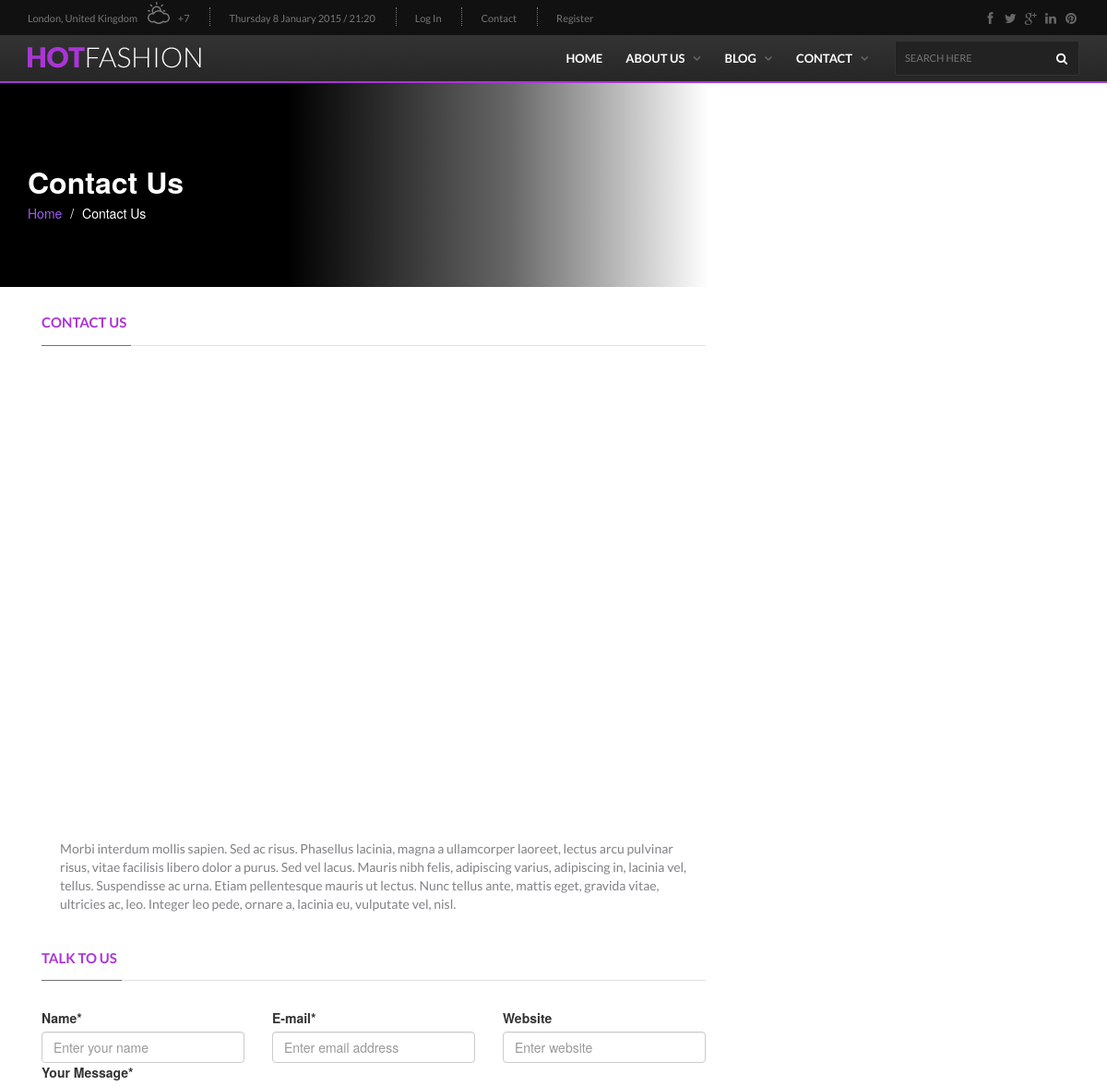
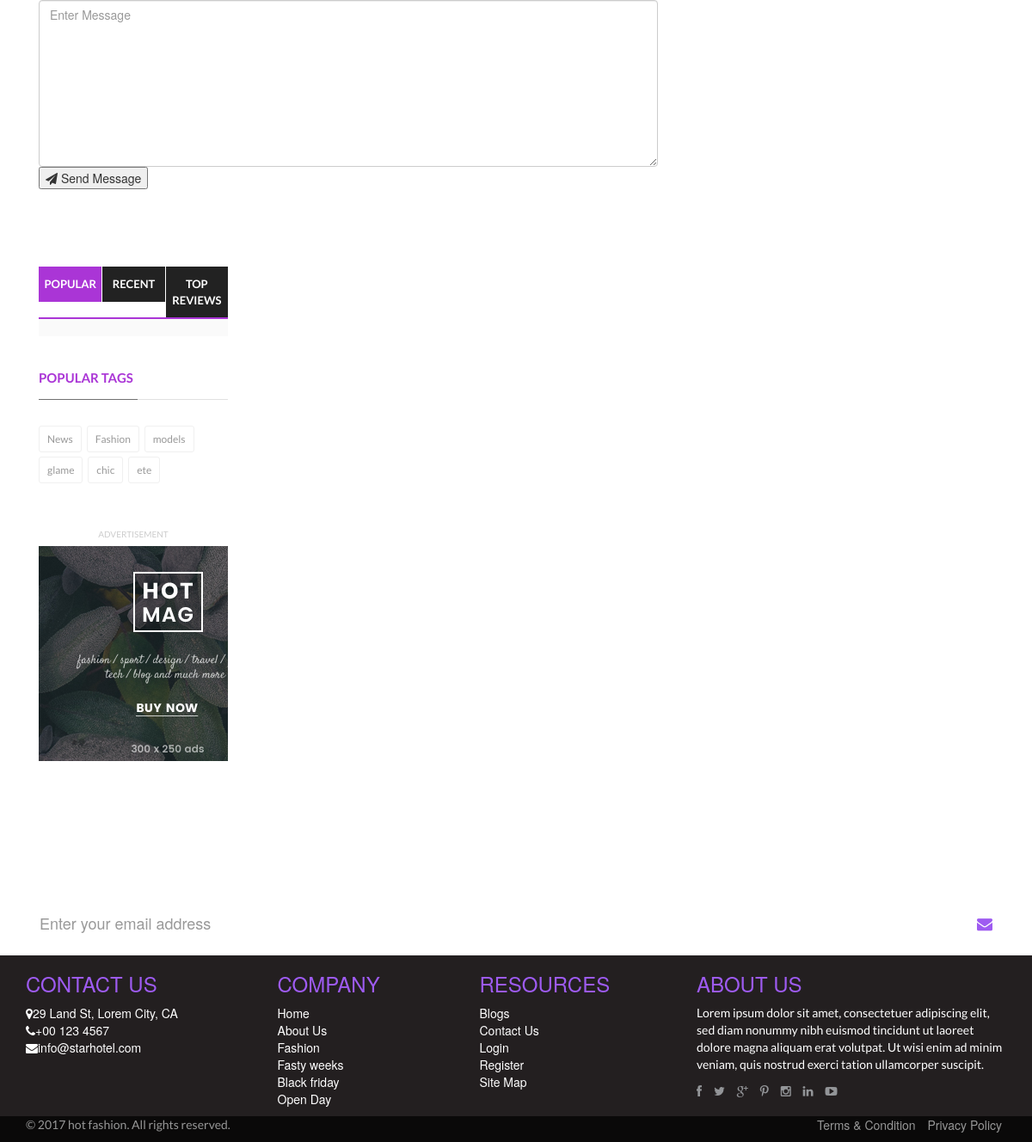
The app's page /contact with its own data (2 pictures, top to bottom).
### blog/models.py (models this page shows, shortened)
class Tag(models.Model):
    nom = models.CharField(max_length=255)
    date_add = models.DateTimeField(auto_now_add=True)
    date_update = models.DateTimeField(auto_now = True)
    status = models.BooleanField(default = True)
    class Meta:
        verbose_name ="Tag"
        verbose_name_plural = "Tags"

### website/views.py (the view)
# urls.py: path('contact', views.contact, name='contact'),
def contact(request):
    tags = Tag.objects.filter(status=True)[:6]
    articles = Article.objects.filter(status=True)
    newsletter = NewsLetter.objects.filter(status=True).last
    contact_form = ContactForm(request.POST or None)
    if request.method == 'POST':
        if contact_form.is_valid():
            contact_form.save()
            contact_form = ContactForm()
    data = {
        'tags': tags,
        'articles': articles,
        'newsletter': newsletter,
        'contact_form': contact_form
    }
    return render(request, 'pages/contact.html', data)

### website/forms.py
class ContactForm(forms.ModelForm):
    nom = forms.CharField(widget=forms.TextInput(attrs={
        'class': 'form-control',
        'placeholder': 'Enter your name',
    }))
    email = forms.CharField(widget=forms.EmailInput(attrs={
        'class': 'form-control',
        'placeholder': 'Enter email address',
    }))
    sujet = forms.CharField(widget=forms.TextInput(attrs={
        'class': 'form-control',
        'placeholder': 'Enter website',
    }))
    message = forms.CharField(widget=forms.Textarea(attrs={
        'class': 'form-control w-100',
        'placeholder': 'Enter Message',
        'id': 'message',
        'cols': '30',
        'rows': '9',
    }))
    class Meta:
        model = Contact
        fields = ['message', 'nom', 'email', 'sujet']

### templates/pages/contact.html (shortened to what this page needs)
{% extends 'bases/base.html' %}
{% load static %}
{% block content %}
        <section class="page-cover" id="cover-contact-us">
            <div class="container">
                <div class="row">
                    <div class="col-sm-12">
                    	<h1 class="page-title">Contact Us</h1>
                        <ul class="breadcrumb">
                            <li><a href="{% url 'index' %}">Home</a></li>
                            <li class="active">Contact Us</li>
                        </ul>
                    </div>
                </div>
            </div>
        </section>
		<section class="block-wrapper outer-background">
			<div class="container">
				<div class="row">
					<div class="col-sm-8">
						<div class="block-content">
							<div class="container-fluid">
								<div class="contact-info-box">
									<div class="title-section">
										<h1><span>Contact Us</span></h1>
									</div>
									<div id="map" style="height: 480px;"></div>
									<p>Morbi interdum mollis sapien. Sed ac risus. Phasellus lacinia, magna a ullamcorper laoreet, lectus arcu pulvinar risus, vitae facilisis libero dolor a purus. Sed vel lacus. Mauris nibh felis, adipiscing varius, adipiscing in, lacinia vel, tellus. Suspendisse ac urna. Etiam pellentesque mauris ut lectus. Nunc tellus ante, mattis eget, gravida vitae, ultricies ac, leo. Integer leo pede, ornare a, lacinia eu, vulputate vel, nisl.</p>
								</div>
								<div class="contact-form-box">
									<div class="title-section">
										<h1><span>Talk to us</span></h1>
									</div>
									<form id="contact-form contact_form" action="{% url 'contact' %}" method="POST"
									novalidate="novalidate">
										<div class="row">
											<div class="col-md-4">
												<label for="name">Name*</label>
												{{ contact_form.nom }}
											</div>
											<div class="col-md-4">
												<label for="mail">E-mail*</label>
												{{ contact_form.email }}
											</div>
											<div class="col-md-4">
												<label for="website">Website</label>
												{{ contact_form.sujet }}
											</div>
										</div>
										<label for="comment">Your Message*</label>
										{{ contact_form.message }}
										<button type="submit" id="submit-contact">
											<i class="fa fa-paper-plane"></i> Send Message
										</button>
									</form>
								</div>
							</div>
						</div>
						 <div class="col-sm-4">
							<div class="sidebar">
								<div class="widget tab-posts-widget">
									<ul class="nav nav-tabs" id="myTab">
										<li class="active">
											<a href="#option1" data-toggle="tab">Popular</a>
										</li>
										<li>
											<a href="#option2" data-toggle="tab">Recent</a>
										</li>
										<li>
											<a href="#option3" data-toggle="tab">Top Reviews</a>
										</li>
									</ul>
									<div class="tab-content">
										<div class="tab-pane active" id="option1">
										</div>
									</div>
								</div>
								<div class="widget tags-widget">
									<div class="title-section">
										<h1><span>Popular Tags</span></h1>
									</div>
									<ul class="tag-list">
									{% for tag in tags %}
										<li><a href="{% url 'blog' 'tag' tag.id %}">{{ tag.nom }}</a></li>
									{% endfor %}
									</ul>
								</div>
								<div class="advertisement">
									<div class="desktop-advert">
										<span>Advertisement</span>
										<img src="{% static 'upload/addsense/300x250.jpg' %}" alt="">
									</div>
								</div>
							</div>
						</div>
					</div>
				</div>
			</section>
					</div>
        <section id="newsletter-1" class="section-padding back-size newsletter">
            <div class="container">
                <div class="row">
                	<div class="col-xs-12 col-sm-12 col-md-12 col-lg-12 text-center">
                        <h2>Subscribe Our Newsletter</h2>
                        <p>Subscibe to receive our interesting updates</p>
                        <form action="{% url 'newsletter' %}" method="POST" class="subscribe_form relative mail_part">
                            <div class="form-group">
                                <div class="input-group">
                                    <input
                                    type="email"
                                    class="form-control input-lg"
                                    id="newsletter-form-email"
                                    placeholder="Enter your email address"
                                    onfocus="this.placeholder=''"
                                    onblur="this.placeholder=' Enter your email address '"
                                    required/>
                                    <span class="input-group-btn">
                                        <button type="submit" class="btn btn-lg">
                                            <i class="fa fa-envelope"></i>
                                        </button>
                                    </span>
                                </div>
                            </div>
                        </form>
                    </div>
                </div>
            </div>
        </section>
        {% endblock content %}

### templates/bases/base.html (shortened to what this page needs)
{% load static %}
<!doctype html>
<html lang="en" class="no-js">
<head>
	<link href="//maxcdn.bootstrapcdn.com/font-awesome/4.2.0/css/font-awesome.min.css" rel="stylesheet">
	<link rel="stylesheet" type="text/css" href="{% static 'css/bootstrap.min.css' %}" media="screen">
	<link rel="stylesheet" type="text/css" href="{% static 'css/jquery.bxslider.css' %}" media="screen">
	<link rel="stylesheet" type="text/css" href="{% static 'css/font-awesome.css' %}" media="screen">
	<link rel="stylesheet" type="text/css" href="{% static 'css/magnific-popup.css' %}" media="screen">
	<link rel="stylesheet" type="text/css" href="{% static 'css/owl.carousel.css' %}" media="screen">
    <link rel="stylesheet" type="text/css" href="{% static 'css/owl.theme.css' %}" media="screen">
	<link rel="stylesheet" type="text/css" href="{% static 'css/ticker-style.css' %}"/>
	<link rel="stylesheet" type="text/css" href="{% static 'css/style.css' %}" media="screen">
	<link rel="stylesheet" href="{% static 'css/datepicker.css' %}">
    <link rel="stylesheet" href="{% static 'css/flexslider.css' %}" type="text/css" />
    <link rel="stylesheet" href="{% static 'css/responsive.css' %}">
    <link rel="stylesheet" id="cpswitch" href="{% static 'css/blue-violet.css' %}">
</head>
<body>
	<div id="container">
		<header class="clearfix third-style">
			<nav class="navbar navbar-default navbar-static-top" role="navigation">
				<div class="top-line">
					<div class="container">
						<div class="row">
							<div class="col-md-9">
								<ul class="top-line-list">
									<li>
										<span class="city-weather">London, United Kingdom</span>
										<span class="cel-temperature">+7</span>
									</li>
									<li><span class="time-now">Thursday 8 January 2015 / 21:20</span></li>
									<li><a href="{% url 'login' %}">Log In</a></li>
									<li><a href="{% url 'contact' %}">Contact</a></li>
									<li><a href="{% url 'register' %}">Register</a></li>
								</ul>
							</div>
							<div class="col-md-3">
								<ul class="social-icons">
									<li><a class="facebook" href="#"><i class="fa fa-facebook"></i></a></li>
									<li><a class="twitter" href="#"><i class="fa fa-twitter"></i></a></li>
									<li><a class="google" href="#"><i class="fa fa-google-plus"></i></a></li>
									<li><a class="linkedin" href="#"><i class="fa fa-linkedin"></i></a></li>
									<li><a class="pinterest" href="#"><i class="fa fa-pinterest"></i></a></li>
								</ul>
							</div>
						</div>
					</div>
				</div>
				<div class="nav-list-container">
					<div class="container">
						<div class="navbar-header">
							<a class="navbar-brand" href="{% url 'index' %}"><img src="{% static 'images/logo.png' %}" alt=""></a>
						</div>
						<div class="collapse navbar-collapse" id="bs-example-navbar-collapse-1">
							<form action="{% url 'search' %}" class="navbar-form navbar-right" role="search">
								<input type="text" id="search" name="search" placeholder="Search here">
								<button type="submit" id="search-submit"><i class="fa fa-search"></i></button>
							</form>
							<ul class="nav navbar-nav navbar-right">
								<li><a class="home" href="{% url 'index' %}">Home</a></li>
								<li class="drop-arrow"><a href="{% url 'about' %}">About US</a></li>
								<li class="drop-arrow"><a href="{% url 'blog' %}">Blog</a</li>
								<li class="drop-arrow"><a href="{% url 'contact' %}">Contact</a></li>
							</ul>
						</div>
					</div>
				</div>
			</nav>
		</header>
		{% block content %}
        {% endblock content %}
        <section id="footer" class="ftr-heading-o ftr-heading-mgn-1">
            <div id="footer-top" class="banner-padding ftr-top-grey ftr-text-white">
                <div class="container">
                    <div class="row">
                        <div class="col-xs-12 col-sm-6 col-md-3 col-lg-3 footer-widget ftr-contact">
                            <h3 class="footer-heading">CONTACT US</h3>
                            <ul class="list-unstyled">
                                <li><span><i class="fa fa-map-marker"></i></span>29 Land St, Lorem City, CA</li>
                                <li><span><i class="fa fa-phone"></i></span>+00 123 4567</li>
                                <li><span><i class="fa fa-envelope"></i></span>info@starhotel.com</li>
                            </ul>
                        </div>
                        <div class="col-xs-12 col-sm-6 col-md-2 col-lg-2 footer-widget ftr-links">
                            <h3 class="footer-heading">COMPANY</h3>
                            <ul class="list-unstyled">
                                <li><a href="{% url 'index' %}">Home</a></li>
                                <li><a href="{% url 'about' %}">About Us</a></li>
                                <li><a href="#">Fashion</a></li>
                                <li><a href="#">Fasty weeks</a></li>
                                <li><a href="#">Black friday</a></li>
                                <li><a href="#">Open Day</a></li>
                            </ul>
                        </div>
                        <div class="col-xs-12 col-sm-6 col-md-3 col-lg-3 footer-widget ftr-links ftr-pad-left">
                            <h3 class="footer-heading">RESOURCES</h3>
                            <ul class="list-unstyled">
                                <li><a href="{% url 'blog' %}">Blogs</a></li>
                                <li><a href="{% url 'contact' %}">Contact Us</a></li>
                                <li><a href="{% url 'login' %}">Login</a></li>
                                <li><a href="{% url 'register' %}">Register</a></li>
                                <li><a href="{% url 'contact' %}">Site Map</a></li>
                            </ul>
                        </div>
                        <div class="col-xs-12 col-sm-6 col-md-4 col-lg-4 footer-widget ftr-about">
                            <h3 class="footer-heading">ABOUT US</h3>
                            <p>Lorem ipsum dolor sit amet, consectetuer adipiscing elit, sed diam nonummy nibh euismod tincidunt ut laoreet dolore magna aliquam erat volutpat. Ut wisi enim ad minim veniam, quis nostrud exerci tation ullamcorper suscipit.</p>
                            <ul class="social-links list-inline list-unstyled">
                                <li><a href="#"><span><i class="fa fa-facebook"></i></span></a></li>
                                <li><a href="#"><span><i class="fa fa-twitter"></i></span></a></li>
                                <li><a href="#"><span><i class="fa fa-google-plus"></i></span></a></li>
                                <li><a href="#"><span><i class="fa fa-pinterest-p"></i></span></a></li>
                                <li><a href="#"><span><i class="fa fa-instagram"></i></span></a></li>
                                <li><a href="#"><span><i class="fa fa-linkedin"></i></span></a></li>
                                <li><a href="#"><span><i class="fa fa-youtube-play"></i></span></a></li>
                            </ul>
                        </div>
                    </div>
                </div>
            </div>
            <div id="footer-bottom" class="ftr-bot-black">
                <div class="container">
                    <div class="row">
                        <div class="col-xs-12 col-sm-6 col-md-6 col-lg-6" id="copyright">
                            <p>© 2017 <a href="#">hot fashion</a>. All rights reserved.</p>
                        </div>
                        <div class="col-xs-12 col-sm-6 col-md-6 col-lg-6" id="terms">
                            <ul class="list-unstyled list-inline">
                                <li><a href="#">Terms & Condition</a></li>
                                <li><a href="#">Privacy Policy</a></li>
                            </ul>
                        </div>
                    </div>
                </div>
            </div>
		</section>
</body>
</html>

### static/css/responsive.css (style rules this page uses)
@media (min-width:992px) { .ftr-pad-left { padding-left:55px; } }
@media (min-width:768px) { #terms { text-align:right; } }

### static/css/blue-violet.css (style rules this page uses)
p { color:#808285; }
.btn { border-radius:0px; border:0px; }
.newsletter form input { box-shadow:none; border-radius:0px; }
.newsletter form input, .newsletter form .input-group-btn .btn { border:0px; }
.newsletter form .input-group-btn .btn { background:white; color:#9e5bf1; }
#newsletter-1 { background-size:140%; color:white; }
#newsletter-1 p { color:white; }
.ftr-top-grey { background:#231f20; }
.ftr-bot-black { background:#0a0909; }
#footer.ftr-heading-o .footer-heading { color:#9e5bf1; }
#footer-top.ftr-text-white, #footer-top.ftr-text-white p, #footer-top.ftr-text-white a { color:white; }
.footer-widget.ftr-about .social-links li .fa { color:#939598; }
#footer-bottom p, #footer-bottom a, #footer-bottom .line { color:#979797; }
#footer-bottom li:first-child:after { background:#979797; }
.page-cover { color:white; }
.page-cover::before { background:linear-gradient( to right, rgba(0, 0, 0,1) 0%,rgba(0, 0, 0,1) 26%, rgba(0, 0, 0,0.6) 46%, rgba(0, 0, 0,0) 64%,rgba(0, 0, 0,0) 100%); }
.page-cover .breadcrumb { background:none; }
.page-cover .breadcrumb li a { color:#9e5bf1; }
.page-cover .breadcrumb > li + li::before, .page-cover .breadcrumb li.active { color:white; }
#cover-contact-us { background-size:cover; }

### records on screen
Tag: nom "News"
Tag: nom "Fashion"
Tag: nom "models"
Tag: nom "glame"
Tag: nom "chic"
Tag: nom "ete"
